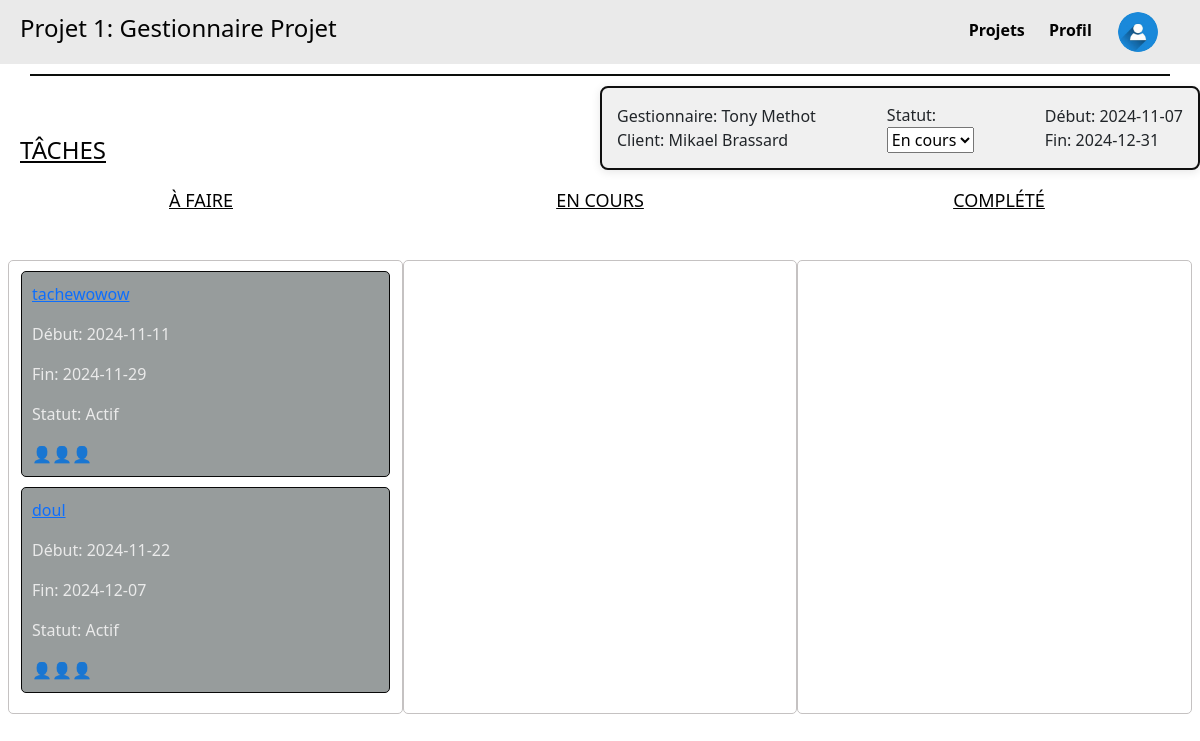
The app's page /projet/1 with its own data.
### tables this page shows
CREATE TABLE Projet_proj (
    proj_id INTEGER PRIMARY KEY,
    proj_clnt_id INTEGER NOT NULL,
    proj_etat_etat INTEGER NOT NULL,
    proj_emp_id INTEGER NOT NULL,
    proj_nom TEXT NOT NULL,
    proj_dateDebut DATE,
    proj_dateFin DATE,
    proj_isTemplate BOOLEAN,
    FOREIGN KEY (proj_clnt_id) REFERENCES Client_clnt(clnt_id),
    FOREIGN KEY (proj_etat_etat) REFERENCES Etat_etat(etat_id),
    FOREIGN KEY (proj_emp_id) REFERENCES Employee_emp(emp_id)
);

CREATE TABLE Tache_tch (
    tch_id INTEGER PRIMARY KEY,
    tch_proj_id INTEGER NOT NULL,
    tch_etat_etat INTEGER NOT NULL,
    tch_parent INTEGER,
    tch_nom TEXT NOT NULL,
    tch_dateDebut DATE,
    tch_dateFin DATE,
    FOREIGN KEY (tch_proj_id) REFERENCES Projet_proj(proj_id),
    FOREIGN KEY (tch_etat_etat) REFERENCES Etat_etat(etat_id),
    FOREIGN KEY (tch_parent) REFERENCES Tache_tch(tch_id)
);

CREATE TABLE Etat_etat (
    etat_id INTEGER PRIMARY KEY,
    etat_nom TEXT NOT NULL
);

### main.py (the view)
@app.route('/projet/<int:id>', methods=['GET'])
def projet(id):
    projet = get_projet_by_id(id)
    if projet is None:
        return "Project not found", 404  # Or render a custom 404 page
    taches = get_taches_by_project(id)
    return render_template('projet.html', projet=projet, taches=taches)

### main.py (called while the page is built)
def get_taches_by_project(proj_id):
    conn = sqlite3.connect(DB)  # Connect to the database
    cursor = conn.cursor()
    query = """
    SELECT
        Tache_tch.tch_id AS id,
        Tache_tch.tch_proj_id AS projet_id,
        Etat_etat.etat_nom AS statut,  -- Get the status name instead of its ID
        Tache_tch.tch_nom AS nom,
        Tache_tch.tch_dateDebut AS dateDebut,
        Tache_tch.tch_dateFin AS dateFin
    FROM Tache_tch
    LEFT JOIN Etat_etat ON Tache_tch.tch_etat_etat = Etat_etat.etat_id  -- Join with the Etat_etat table
    WHERE Tache_tch.tch_proj_id = ? AND Tache_tch.tch_parent IS NULL;
    """
    cursor.execute(query, (proj_id,))
    taches = cursor.fetchall()
    conn.close()
    return taches

### templates/projet.html (shortened to what this page needs)
<!DOCTYPE html>
<html lang="fr">
  <head>
    <link rel="stylesheet" href="/static/css/style.css" />
    <link
      href="https://cdn.jsdelivr.net/npm/bootstrap@5.3.3/dist/css/bootstrap.min.css"
      rel="stylesheet"
    />
  </head>
  <body>
    <div class="header">
      <h4>{{ projet[4] }}</h4>
      <div class="menu">
        <a href="{{ url_for('listeProjets') }}" class="highlight-link"
          >Projets</a
        >
        <a href="{{ url_for('profil') }}" class="highlight-link">Profil</a>
        <a href="#" class="user-icon">
          <img
            src="../static/images/icon_utiliateur.jpg"
            alt="User Icon"
            width="40"
            height="40"
          />
        </a>
      </div>
    </div>
    <div class="divider"></div>
    <h4 class="taches">TÂCHES</h4>
    <div class="project-details">
      <div class="part1">
        <p>Gestionnaire: {{ projet[8] }}</p>
        <p>Client: {{ projet[7] }}</p>
      </div>
      <div class="part2">
        <label for="status">Statut:</label>
        <select id="status">
          <option value="en_cours">En cours</option>
        </select>
      </div>
      <div class="part3">
        <p>Début: {{ projet[5] }}</p>
        <p>Fin: {{ projet[6] }}</p>
      </div>
    </div>
    <div class="task-status">
      <h4 class="A_faire">À FAIRE</h4>
      <h4 class="en_cours">EN COURS</h4>
      <h4 class="complete">COMPLÉTÉ</h4>
    </div>
    <div class="tasks-container row">
      <div
        class="column col-12 col-md-4"
        ondrop="drop(event)"
        ondragover="allowDrop(event)"
      >
        {% for tache in taches %}
        <div
          class="task"
          id="task{{ tache[0] }}"
          draggable="true"
          ondragstart="drag(event)"
        >
          <a href="{{ url_for('tache', proj_id=projet[0], task_id=tache[0]) }}">
            <p>{{ tache[3] }}</p>
          </a>
          <p>Début: {{ tache[4] }}</p>
          <p>Fin: {{ tache[5] }}</p>
          <p>Statut: {{ tache[2] }}</p>
          <div class="icons">👤👤👤</div>
        </div>
        {% endfor %}
      </div>
      <div
        class="column col-12 col-md-4"
        ondrop="drop(event)"
        ondragover="allowDrop(event)"
      >
      </div>
      <div
        class="column col-12 col-md-4"
        ondrop="drop(event)"
        ondragover="allowDrop(event)"
      >
      </div>
    </div>
  </body>
</html>

### static/css/style.css (style rules this page uses)
body { font-family: Arial, sans-serif; margin: 0; padding: 0; background: #eaeaea; background-size: cover; }
.header { display: flex; justify-content: space-between; align-items: center; background-color: #eaeaea; padding: 10px 20px; color: #030303; }
.divider { width: 95%; height: 2px; background-color: #0c0e0c; margin: 10px auto; }
.taches { position: absolute; left: 20px; margin-top: 50px; text-decoration: underline; color: #030303; }
.highlight-link { position: relative; text-decoration: none; color: #a80c67; padding: 5px 0; }
.menu a { margin-right: 20px; text-decoration: none; color: #020202; font-weight: bold; }
.user-icon { display: inline-block; font-size: 20px; border: 2px solid transparent; background-color: transparent; border-radius: 50%; margin-top: auto; vertical-align: middle; border-radius: 100%; overflow: hidden; margin: 0; padding: 0; }
.project-details { top: 20px; right: 20px; width: 90%; margin-left: auto; max-width: 600px; background-color: #f0f0f0; border: 2px solid #0f0f0f; border-radius: 8px; padding: 15px; box-shadow: 0 2px 10px rgba(3, 3, 3, 0.1); display: flex; justify-content: space-between; align-items: center; }
.part1, .part2, .part3 { display: flex; flex-direction: column; }
.part1 p, .part2 p, .part3 p { margin: 0; }
.column { width: 100%; background-color: transparent; padding: 10px; border: 1px solid #c5c2c2; border-radius: 5px; margin-bottom: 20px; }
.task { background-color: #979c9c; padding: 10px; margin-bottom: 10px; border-radius: 5px; border: 1px solid #080808; color: #eaeaea; }
.icons { display: flex; justify-content: flex-start; }
.task-status { display: flex; justify-content: space-evenly; margin-bottom: 20px; flex-wrap: wrap; }
.A_faire, .en_cours, .complete { margin-top: 20px; font-size: 18px; color: #020202; text-decoration: underline; text-align: center; width: 100%; }
@media (min-width: 576px) { .A_faire, .en_cours, .complete { width: auto; } }
.tasks-container { display: flex; flex-wrap: wrap; justify-content: space-between; padding: 20px; }
@media (min-width: 768px) { .A_faire, .en_cours, .complete { width: 33%; } }
.task { background-color: #979c9c; padding: 10px; margin-bottom: 10px; border-radius: 5px; border: 1px solid #080808; color: #eaeaea; cursor: move; }

### records on screen
Projet_proj: proj_nom "Projet 1: Gestionnaire Projet", proj_dateDebut "2024-11-07", proj_dateFin "2024-12-31"
Tache_tch: tch_nom "tachewowow", tch_dateDebut "2024-11-11", tch_dateFin "2024-11-29", etat_nom "Actif"
Tache_tch: tch_nom "doul", tch_dateDebut "2024-11-22", tch_dateFin "2024-12-07", etat_nom "Actif"

### other values on screen
{{ projet[8] }} "Tony Methot"
{{ projet[7] }} "Mikael Brassard"
